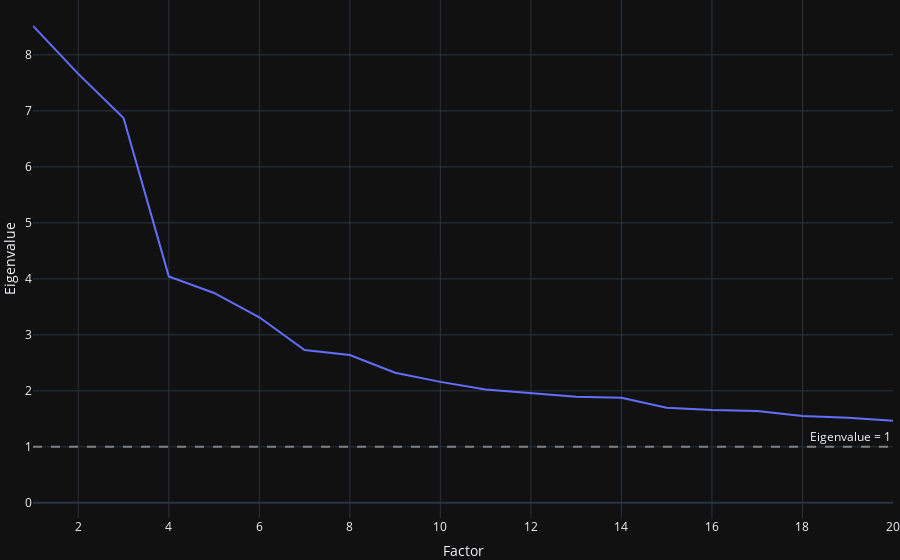

The code cell stored with this chart in its notebook:
### Markdown cell above
### Scree Elbow Plot

### Code cell
fig = px.line(
    pd.DataFrame(dict(
        factor=range(1, len(df_trans.columns)+1),
        eigenvalue=FactorAnalyzer(rotation=None)\
            .fit(df_trans)\
            .get_eigenvalues()\
            [0],
    )),
    x="factor",
    y="eigenvalue",
    labels=dict(
        factor="Factor",
        eigenvalue="Eigenvalue",
    )
)

fig.add_hline(
    y=1,
    line_dash="dash",
    line_color="grey",
    annotation_text="Eigenvalue = 1"
)

fig.update_layout(margin=dict(l=0, r=0, t=0, b=0))
fig.update_xaxes(automargin=True)
fig.update_yaxes(automargin=True)
fig.update_xaxes(range=[1, 20])
fig.show()

### Figure 1 — Plotly figure (JSON) as saved in the notebook; plotly's stock layout.template omitted (floating-point values rounded to 4 significant figures; data arrays with more than 128 entries replaced by an {"elided": "..."} marker saying what was removed)
{"data": [{"hovertemplate": "Factor=%{x}<br>Eigenvalue=%{y}<extra></extra>", "legendgroup": "", "line": {"color": "#636efa", "dash": "solid"}, "marker": {"symbol": "circle"}, "mode": "lines", "name": "", "orientation": "v", "showlegend": false, "x": {"elided": "135 int values"}, "xaxis": "x", "y": {"elided": "135 float values"}, "yaxis": "y", "type": "scatter"}], "layout": {"xaxis": {"anchor": "y", "domain": [0.0, 1.0], "title": {"text": "Factor"}, "automargin": true, "range": [1, 20]}, "yaxis": {"anchor": "x", "domain": [0.0, 1.0], "title": {"text": "Eigenvalue"}, "automargin": true}, "legend": {"tracegroupgap": 0}, "margin": {"t": 0, "l": 0, "r": 0, "b": 0}, "shapes": [{"line": {"color": "grey", "dash": "dash"}, "type": "line", "x0": 0, "x1": 1, "xref": "x domain", "y0": 1, "y1": 1, "yref": "y"}], "annotations": [{"showarrow": false, "text": "Eigenvalue = 1", "x": 1, "xanchor": "right", "xref": "x domain", "y": 1, "yanchor": "bottom", "yref": "y"}]}}
